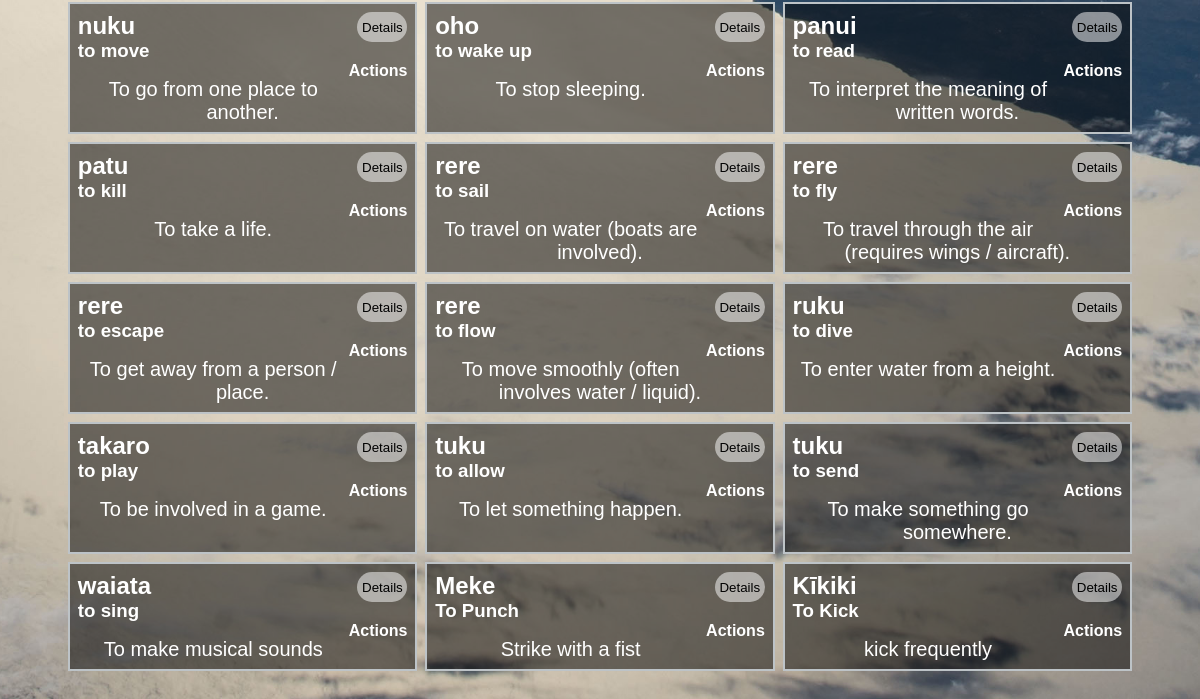
Before: /words/Actions (lower part) with the older database file.
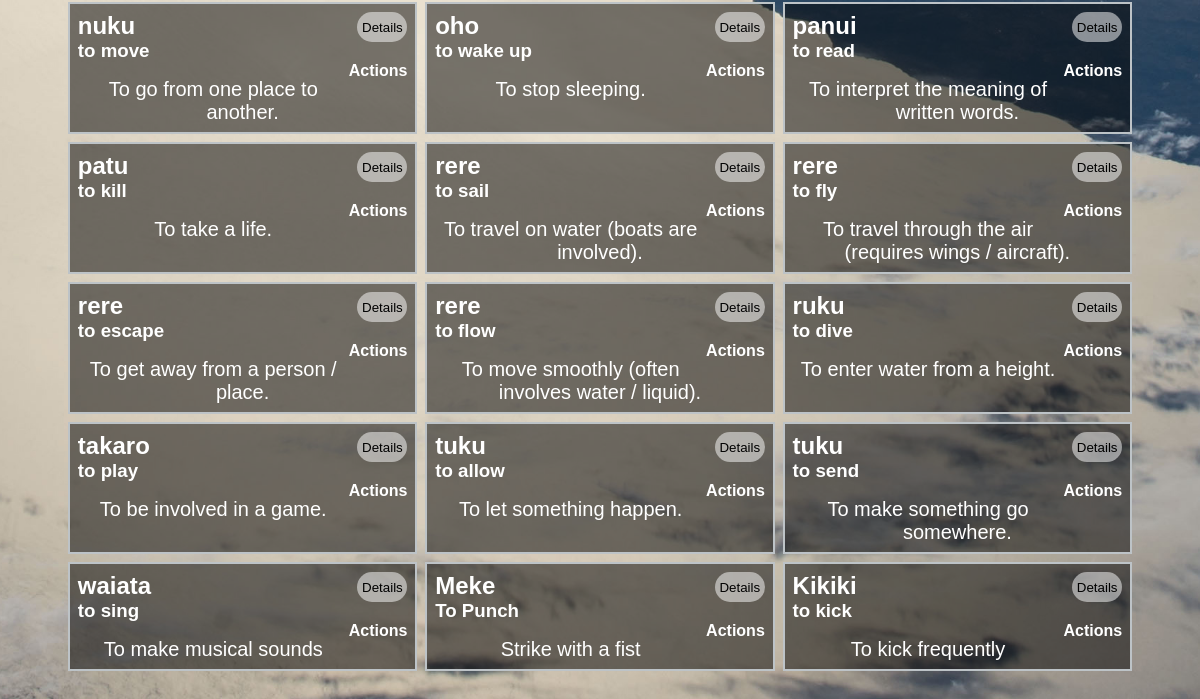
After: the same page with the newer database file.
### tables this page shows
CREATE TABLE "Dictionary"
(
    id         integer not null
        constraint Dictionary_pk
            primary key autoincrement,
    Maori      varchar(50),
    English    varchar(50),
    Category   integer,
    Definition varchar(150),
    YearLevel  int(2),
    Author     char(50),
    wordImage  varchar(200),
    DateAdded  varchar(12)
);

### app.py (the view)
@app.route('/words/<Category>')  # This is a link that passes through what category it's looking for through the link
def render_dictionary_categories(Category):
    con = create_connection(DATABASE)
    query = "SELECT id, Maori, English, Category, Definition, YearLevel, Author, DateAdded FROM Dictionary WHERE Category=?"
    cur = con.cursor()
    cur.execute(query, (Category,))
    dictionary = cur.fetchall()
    con.close()
    Categories = categories()
    return render_template('words.html', dictionary=dictionary, is_logged_in=is_logged_in(), is_teacher=is_teacher(), categories=Categories)

### app.py (called while the page is built)
def create_connection(db_file):  # This function will create a connection to the database file
    try:
        connection = sqlite3.connect(db_file)
        return (connection)
    except Error as e:
        print(e)
    return None

def is_logged_in():  # this will simply check if there is someone logged in by checking
    if session.get("email") is None:
        print("not logged in")
        return False
    else:
        print("Logged in")
        return True

def is_teacher():  # this function will check if the person logged in to the session is a teacher or not
    if session.get("permissions") == "teacher":
        print('is teacher')
        return True
    else:
        print("is not teacher")
        return False

def categories():
    con = create_connection(DATABASE)
    query = "SELECT Category FROM Categories"
    cur = con.cursor()
    cur.execute(query)
    Categories = cur.fetchall()
    con.close()
    return Categories

### templates/words.html (shortened to what this page needs)
{% extends 'base.html' %}
{% block main %}
    <div class="dictionary">
        {% for words in dictionary %}
            <div class="word-box">
                <div class="word-box-word">
                    <form action="/{{ words[0] }}">
                        <input type="submit" value="Details" class="wordbutton">
                    </form>
                    <h2>{{ words[1] }}</h2>
                    <h3>{{ words[2] }}</h3>
                    <h4 style="float:right">{{ words[3] }}</h4>
                </div>
                <div class="word-box-definition">
                    <p>{{ words[4] }}</p>
                </div>
            </div>
        {% endfor %}
    </div>
{% endblock  %}

Changed rows visible on the page:
changed Dictionary: Maori "Kīkiki" → "Kikiki"; English "To Kick" → "to kick"; Definition "kick frequently" → "To kick frequently"
